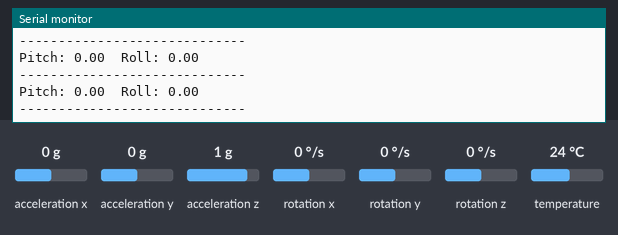
A sketch run on a simulated ESP32. Parts: the last lines printed to the serial monitor. The test bench sets the inputs (shaded band); at power-on: acceleration x 0 g, acceleration y 0 g, acceleration z 1 g, rotation x 0 °/s, rotation y 0 °/s, rotation z 0 °/s, temperature 24 °C.

Above: at 2.2 s.
2.3 s: acceleration x set to -1.4 g
At 3.1 s:
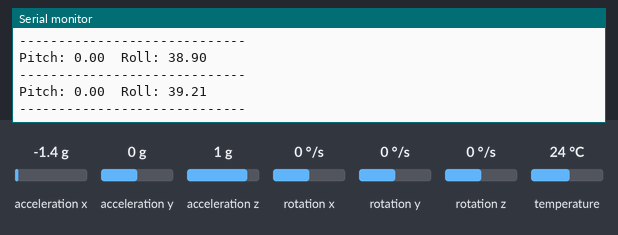
3.8 s: acceleration x set to 0.8 g
At 4.3 s:
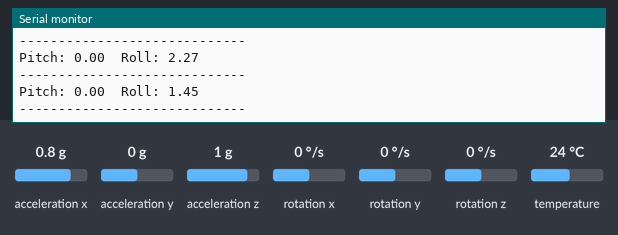
6.8 s: acceleration y set to -1.4 g
At 7.9 s:
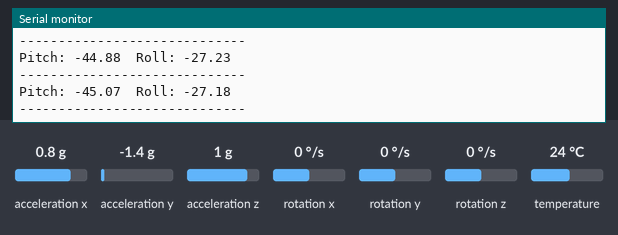
8.3 s: acceleration z set to -1.4 g
At 9.3 s:
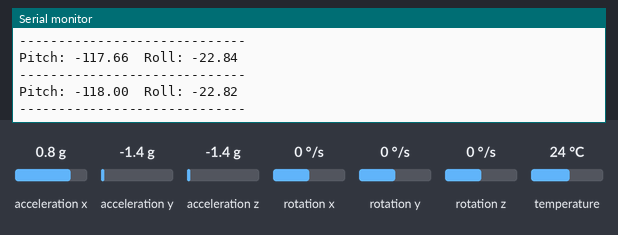
9.8 s: rotation x set to -192 °/s
At 10.8 s:
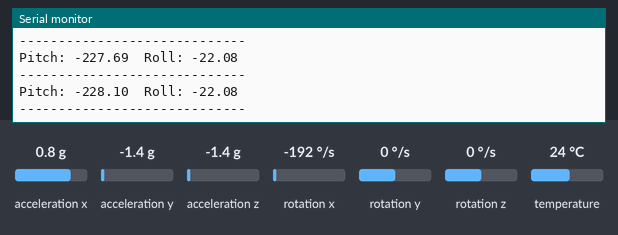
Timing chart, 0 to 12.3 s (numbered marks = the images above; inputs shaded):
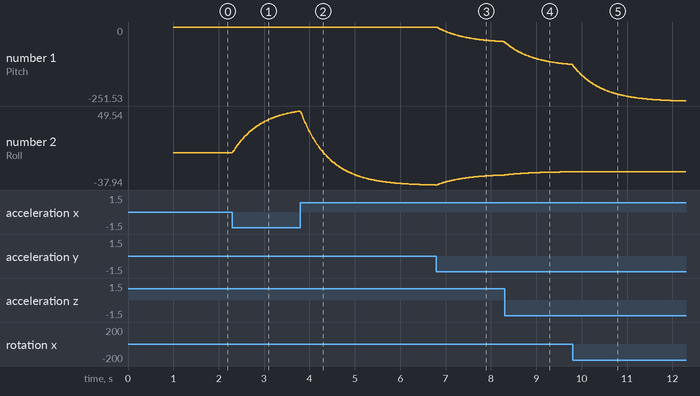

Measured:
- after the input at 2.3 s, the serial monitor: prints a new line at once (image 1)
- plotted number 2: 0 → 49.54 after the input at 2.3 s

The sketch:

lecturaSensor.ino
```cpp
#include <Adafruit_MPU6050.h>
#include <Adafruit_Sensor.h>
#include <Wire.h>

Adafruit_MPU6050 mpu;

// Variables para cálculo de ángulos
float pitch = 0.0;
float roll = 0.0;
float dt = 0.01;          // intervalo inicial en segundos
float alpha = 0.98;       // filtro complementario
unsigned long timer;

void setup() {
  Serial.begin(115200);
  Wire.begin(21, 22);  // SDA, SCL para ESP32

  Serial.println("Inicializando MPU6050...");

  if (!mpu.begin()) {
    Serial.println("❌ No se detectó el MPU6050. Verificá conexiones.");
    while (1);  // Se detiene si no encuentra el sensor
  }

  Serial.println("✅ MPU6050 detectado.");
  delay(1000);  // Espera antes de empezar lecturas
  timer = millis();
}

void loop() {
  sensors_event_t a, g, temp;
  mpu.getEvent(&a, &g, &temp);

  // Calcular tiempo transcurrido
  unsigned long now = millis();
  dt = (now - timer) / 1000.0; // dt en segundos
  timer = now;

  // --- Ángulos por acelerómetro ---
  float pitch_acc = atan2(a.acceleration.y, a.acceleration.z) * 180.0 / PI;
  float roll_acc  = atan2(-a.acceleration.x, sqrt(a.acceleration.y*a.acceleration.y + a.acceleration.z*a.acceleration.z)) * 180.0 / PI;

  // --- Integración giroscopio ---
  pitch += g.gyro.x * dt * 180.0 / PI; // giroscopio en rad/s → grados
  roll  += g.gyro.y * dt * 180.0 / PI;

  // --- Filtro complementario ---
  pitch = alpha * pitch + (1 - alpha) * pitch_acc;
  roll  = alpha * roll  + (1 - alpha) * roll_acc;

  // --- Imprimir resultados ---
  Serial.print("Pitch: "); Serial.print(pitch, 2);
  Serial.print("  Roll: "); Serial.println(roll, 2);


  Serial.println("-----------------------------");

  delay(10); // loop rápido para mejor integración
}
```
